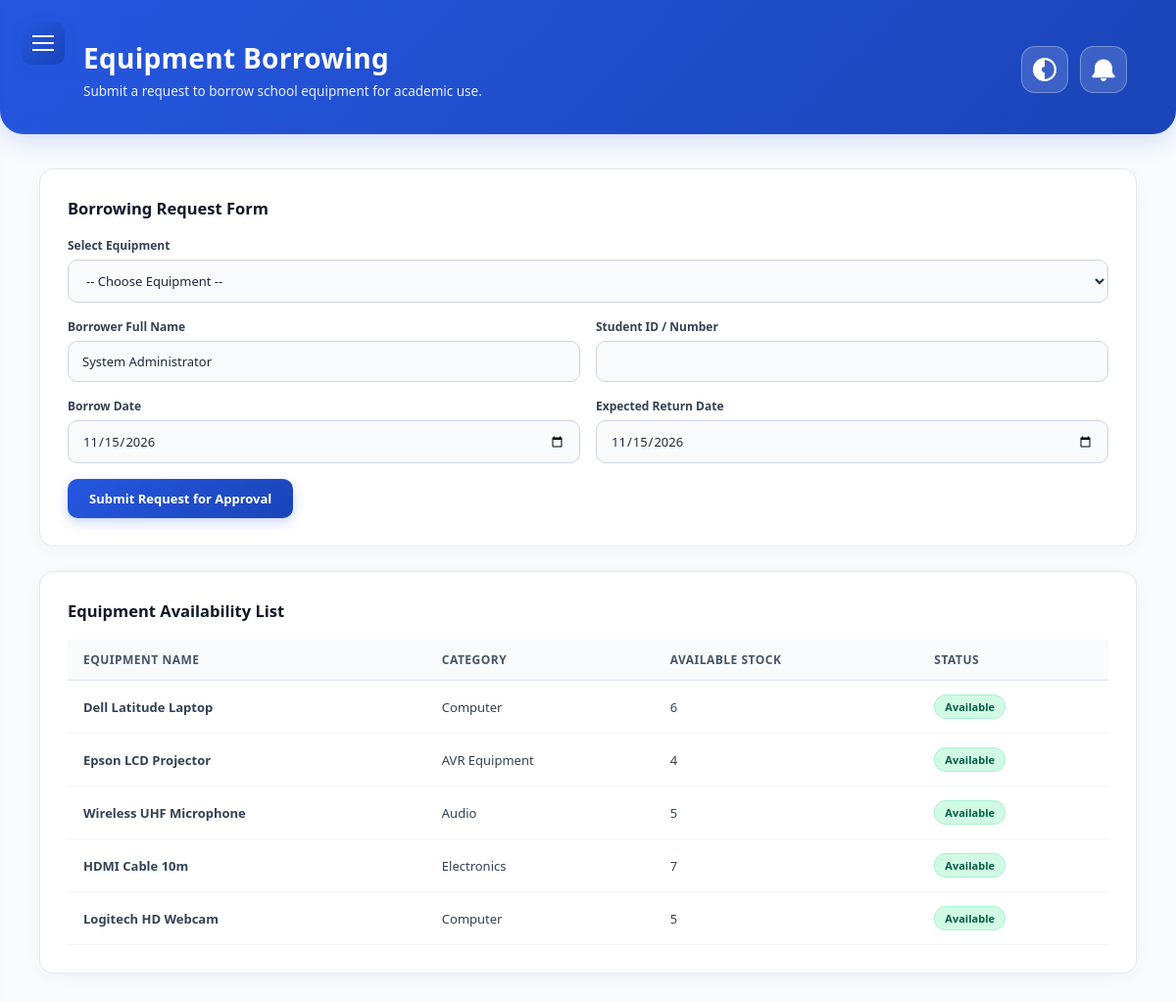
The app's page /equipment_student.php (signed in) with its own data.
### tables this page shows
CREATE TABLE `users` (
  `id` int(11) NOT NULL,
  `student_id` varchar(50) DEFAULT NULL,
  `username` varchar(50) NOT NULL,
  `password` varchar(255) NOT NULL,
  `full_name` varchar(100) NOT NULL,
  `role` enum('Admin','Student','Faculty') NOT NULL DEFAULT 'Student',
  `created_at` timestamp NOT NULL DEFAULT current_timestamp(),
  `email` varchar(100) DEFAULT NULL,
  `status` enum('Pending','Approved','Rejected') DEFAULT 'Pending',
  `profile_pic` varchar(255) DEFAULT NULL
);

CREATE TABLE `equipment` (
  `id` int(11) NOT NULL,
  `equipment_code` varchar(50) NOT NULL,
  `name` varchar(100) NOT NULL,
  `category` varchar(50) NOT NULL,
  `total_quantity` int(11) NOT NULL DEFAULT 1,
  `quantity_available` int(11) NOT NULL DEFAULT 1,
  `condition` varchar(50) DEFAULT 'Good',
  `status` varchar(50) DEFAULT 'Available'
);

### equipment_student.php (the view, shortened to what this page needs)
<?php
require_once 'notif_helper.php';
$user_id    = $_SESSION['user_id'] ?? 0;
$user_name  = $_SESSION['full_name'] ?? 'Student User';
$user_id_no = $_SESSION['student_id'] ?? '';
$stmt_sync = $conn->prepare("SELECT full_name, role, profile_pic FROM users WHERE id = ?");
$stmt_sync->bind_param("i", $user_id);
$stmt_sync->execute();
$sync_res = $stmt_sync->get_result()->fetch_assoc();
if ($sync_res) {
    $user_name = $sync_res['full_name'];
}
$query = "SELECT * FROM equipment ORDER BY id ASC";
$result = $conn->query($query);
?>
<!DOCTYPE html>
<html lang="en">
<head>
</head>
<body>
    <button class="menu-toggle" id="menuToggle" aria-label="Toggle Menu">
        <span></span>
    </button>
    <main class="main-content">
        <div class="top-hero-banner">
            <div class="hero-title">
                <h1>Equipment Borrowing</h1>
                <p>Submit a request to borrow school equipment for academic use.</p>
            </div>
            <div class="header-actions">
                <button type="button" class="dark-mode-btn" id="darkModeToggle" title="Toggle Dark Mode">
                    <svg viewBox="0 0 512 512" xmlns="http://www.w3.org/2000/svg">
                        <path d="M256 512C114.6 512 0 397.4 0 256S114.6 0 256 0s256 114.6 256 256-114.6 256-256 256zm0-464v416c114.9 0 208-93.1 208-208S370.9 48 256 48zm0 144a64 64 0 1 0 0 128V192z"/>
                    </svg>
                </button>
                <a href="notifications.php" class="top-notif-btn" title="View Notifications">
                </a>
            </div>
        </div>
        <div class="page-container">
            <div class="action-panel">
                <h3>Borrowing Request Form</h3>
                <form method="POST" action="">
                    <div class="form-group">
                        <label for="equipment_id">Select Equipment</label>
                        <select name="equipment_id" id="equipment_id" class="form-control" required>
                            <option value="">-- Choose Equipment --</option>
                            <?php
                            if ($result && $result->num_rows > 0) {
                                $result->data_seek(0);
                            }
                            ?>
                        </select>
                    </div>
                    <div style="display: flex; gap: 16px; flex-wrap: wrap;">
                        <div class="form-group" style="flex: 1; min-width: 240px;">
                            <label for="student_name">Borrower Full Name</label>
                            <input type="text" name="student_name" id="student_name" class="form-control" value="<?= htmlspecialchars($user_name); ?>" required>
                        </div>
                        <div class="form-group" style="flex: 1; min-width: 240px;">
                            <label for="student_id">Student ID / Number</label>
                            <input type="text" name="student_id" id="student_id" class="form-control" value="<?= htmlspecialchars($user_id_no); ?>" required>
                        </div>
                    </div>
                    <div style="display: flex; gap: 16px; flex-wrap: wrap;">
                        <div class="form-group" style="flex: 1; min-width: 240px;">
                            <label for="borrow_date">Borrow Date</label>
                            <input type="date" name="borrow_date" id="borrow_date" class="form-control" value="<?= date('Y-m-d'); ?>" min="<?= date('Y-m-d'); ?>" required>
                        </div>
                        <div class="form-group" style="flex: 1; min-width: 240px;">
                            <label for="return_date">Expected Return Date</label>
                            <input type="date" name="return_date" id="return_date" class="form-control" value="<?= date('Y-m-d'); ?>" min="<?= date('Y-m-d'); ?>" required>
                        </div>
                    </div>
                    <button type="submit" class="btn-panel">Submit Request for Approval</button>
                </form>
            </div>
            <div class="action-panel">
                <h3>Equipment Availability List</h3>
                <div class="table-wrap">
                    <table class="data-table">
                        <thead>
                            <tr>
                                <th>Equipment Name</th>
                                <th>Category</th>
                                <th>Available Stock</th>
                                <th>Status</th>
                            </tr>
                        </thead>
                        <tbody>
                            <?php
                            if ($result && $result->num_rows > 0):
                                $result->data_seek(0);
                                while ($item = $result->fetch_assoc()):
                            ?>
                                <tr>
                                    <td><b><?= htmlspecialchars($item['name']); ?></b></td>
                                    <td><?= htmlspecialchars($item['category'] ?? 'General'); ?></td>
                                    <td><?= htmlspecialchars($item['quantity_available']); ?></td>
                                    <td>
                                        <?php if ($item['quantity_available'] > 0): ?>
                                            <span class="badge bg-available">Available</span>
                                        <?php else: ?>
                                            <span class="badge bg-out">Out of Stock</span>
                                        <?php endif; ?>
                                    </td>
                                </tr>
                            <?php
                                endwhile;
                            else:
                            ?>
                                <tr><td colspan="4" style="text-align: center; color: #64748b;">No equipment records found.</td></tr>
                            <?php endif; ?>
                        </tbody>
                    </table>
                </div>
            </div>
        </div>
    </main>
</body>
</html>

### equipment_student.php (style rules this page uses)
* { box-sizing: border-box; margin: 0; padding: 0; font-family: 'Segoe UI', Tahoma, Geneva, Verdana, sans-serif; }
body { background-color: #f1f5f9; display: flex; height: 100vh; overflow: hidden; color: #334155; transition: background-color 0.3s, color 0.3s; }
.menu-toggle { position: fixed; top: 22px; left: 22px; background: linear-gradient(135deg, #2557e0 0%, #1a44b8 100%); border: none; border-radius: 10px; width: 44px; height: 44px; cursor: pointer; z-index: 1100; display: flex; align-items: center; justify-content: center; box-shadow: 0 4px 12px rgba(37, 87, 224, 0.3); transition: transform 0.2s, box-shadow 0.2s; }
.menu-toggle span { display: block; width: 22px; height: 2px; background-color: #ffffff; position: relative; }
.menu-toggle span::before, .menu-toggle span::after { content: ''; position: absolute; width: 22px; height: 2px; background-color: #ffffff; left: 0; }
.menu-toggle span::before { top: -7px; }
.menu-toggle span::after { top: 7px; }
.main-content { flex: 1; overflow-y: auto; background: #f8fafc; width: 100%; transition: background 0.3s; }
.top-hero-banner { background: linear-gradient(135deg, #2557e0 0%, #1a44b8 100%); color: #ffffff; padding: 40px 50px 35px 85px; display: flex; justify-content: space-between; align-items: center; box-shadow: 0 6px 25px rgba(37, 87, 224, 0.18); border-bottom-left-radius: 24px; border-bottom-right-radius: 24px; margin-bottom: 35px; position: relative; z-index: 10; }
.hero-title h1 { font-size: 28px; font-weight: 700; margin-bottom: 6px; letter-spacing: 0.3px; }
.hero-title p { font-size: 13.5px; opacity: 0.9; font-weight: 400; }
.header-actions { display: flex; align-items: center; gap: 12px; z-index: 20; }
.top-notif-btn, .dark-mode-btn { position: relative; background-color: rgba(255, 255, 255, 0.15); border: 1.5px solid rgba(255, 255, 255, 0.3); width: 48px; height: 48px; border-radius: 14px; display: flex; align-items: center; justify-content: center; text-decoration: none; backdrop-filter: blur(6px); transition: all 0.25s ease; flex-shrink: 0; cursor: pointer; color: #fff; }
.dark-mode-btn svg, .top-notif-btn svg { width: 24px; height: 24px; fill: #ffffff; transition: transform 0.3s ease; pointer-events: none; }
.page-container { padding: 0 40px 40px 40px; }
.action-panel { background-color: #ffffff; border: 1px solid #e2e8f0; border-radius: 14px; padding: 28px; box-shadow: 0 4px 15px rgba(0,0,0,0.03); margin-bottom: 25px; transition: transform 0.25s ease, box-shadow 0.25s ease, background-color 0.3s, border-color 0.3s; }
.action-panel h3 { font-size: 16.5px; color: #0f172a; margin-bottom: 18px; font-weight: 700; transition: color 0.3s; }
.form-group { margin-bottom: 16px; }
.form-group label { display: block; font-size: 12px; font-weight: 700; margin-bottom: 6px; color: #334155; transition: color 0.3s; }
.form-control { width: 100%; padding: 11px 14px; font-size: 13px; border: 1.5px solid #cbd5e1; border-radius: 10px; outline: none; background-color: #f8fafc; color: #1e293b; transition: all 0.2s ease, background-color 0.3s, color 0.3s, border-color 0.3s; }
.btn-panel { display: inline-block; background: linear-gradient(135deg, #2557e0 0%, #1a44b8 100%); color: #fff; padding: 11px 22px; border: none; border-radius: 10px; text-decoration: none; font-size: 13px; font-weight: 700; cursor: pointer; transition: all 0.25s ease; box-shadow: 0 4px 12px rgba(37, 87, 224, 0.25); }
.table-wrap { overflow-x: auto; }
.data-table { width: 100%; border-collapse: separate; border-spacing: 0; text-align: left; }
.data-table th { font-size: 12px; font-weight: 700; color: #475569; padding: 12px 16px; border-bottom: 1px solid #e2e8f0; background-color: #f8fafc; text-transform: uppercase; letter-spacing: 0.5px; transition: background-color 0.3s, color 0.3s, border-color 0.3s; }
.data-table td { font-size: 13px; padding: 14px 16px; color: #334155; border-bottom: 1px solid #f1f5f9; transition: color 0.3s, border-color 0.3s; }
.badge { padding: 4px 10px; border-radius: 12px; font-size: 11px; font-weight: 700; display: inline-block; }
.bg-available { background-color: #d1fae5; color: #065f46; border: 1px solid #a7f3d0; }

### records on screen
users: student_name "System Administrator"
equipment: name "Dell Latitude Laptop", category "Computer", quantity_available "6", shows "Available"
equipment: name "Epson LCD Projector", category "AVR Equipment", quantity_available "4", shows "Available"
equipment: name "Wireless UHF Microphone", category "Audio", quantity_available "5", shows "Available"
equipment: name "HDMI Cable 10m", category "Electronics", quantity_available "7", shows "Available"
equipment: name "Logitech HD Webcam", category "Computer", quantity_available "5", shows "Available"
